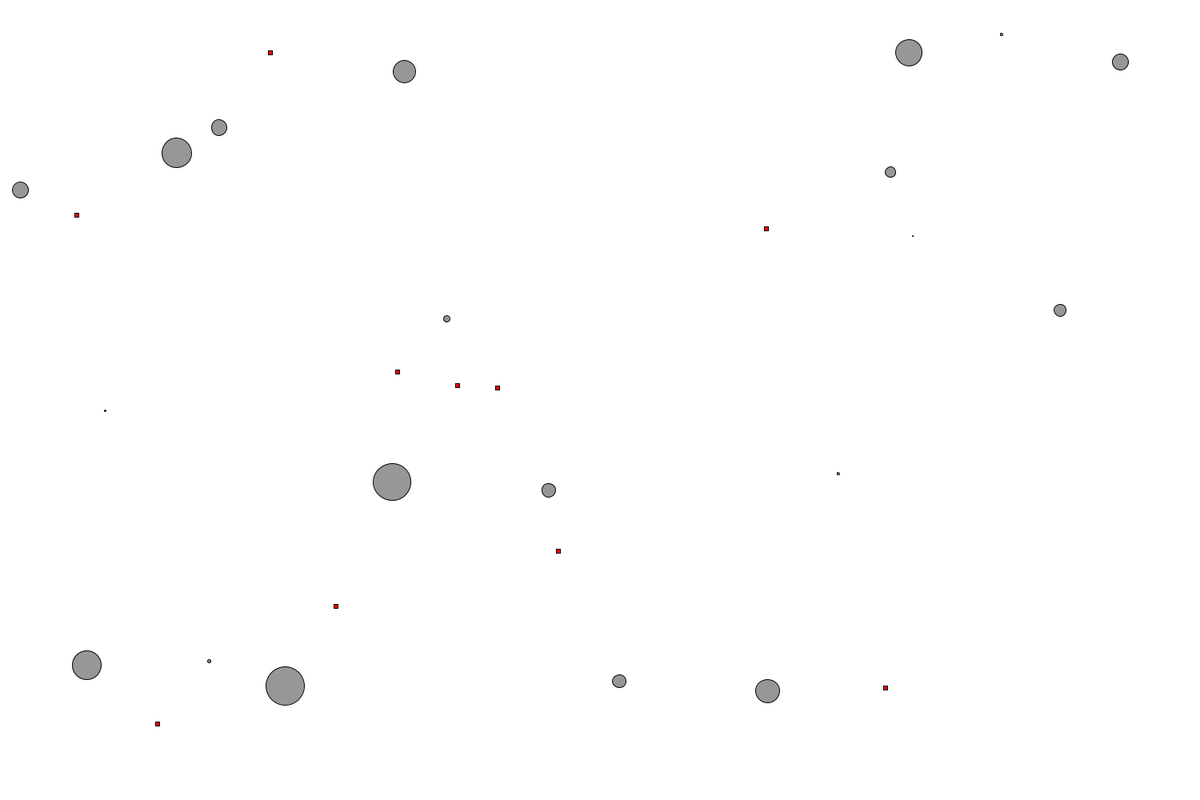
Frame 1 (no input)
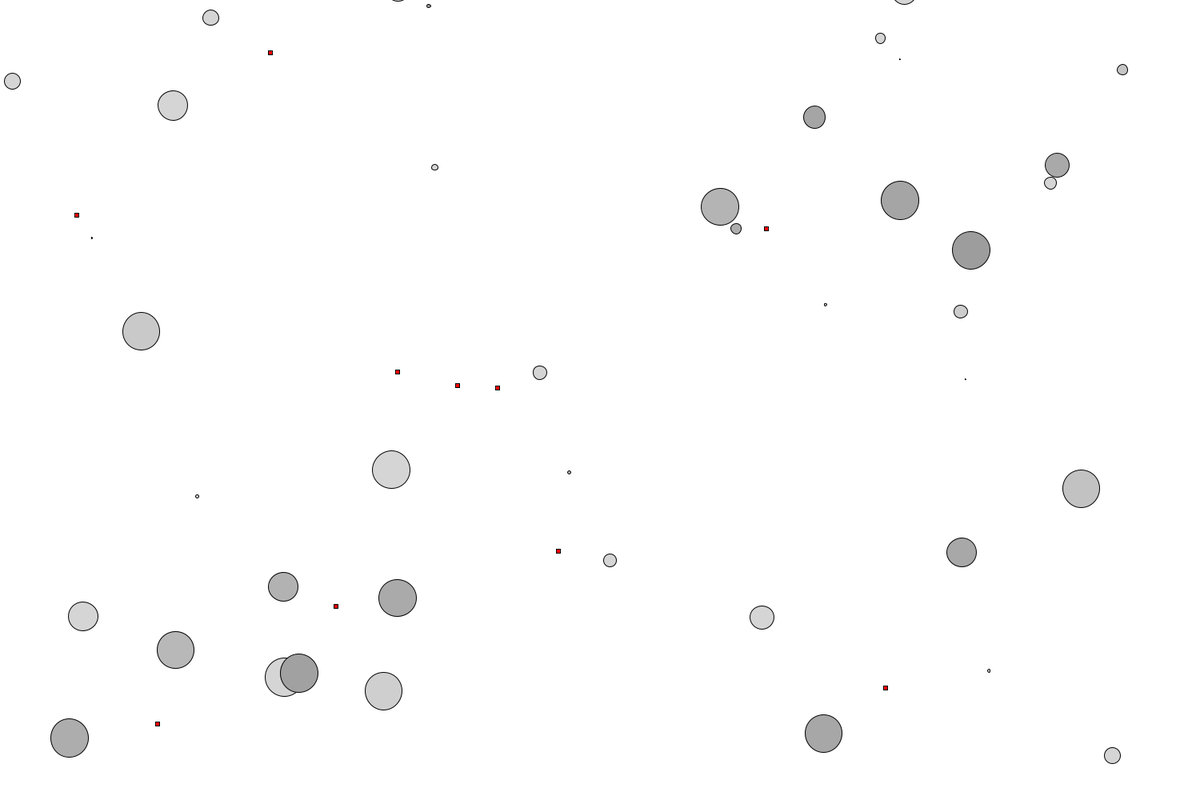
Frame 60 (the mouse pressed at the canvas centre just before this capture)
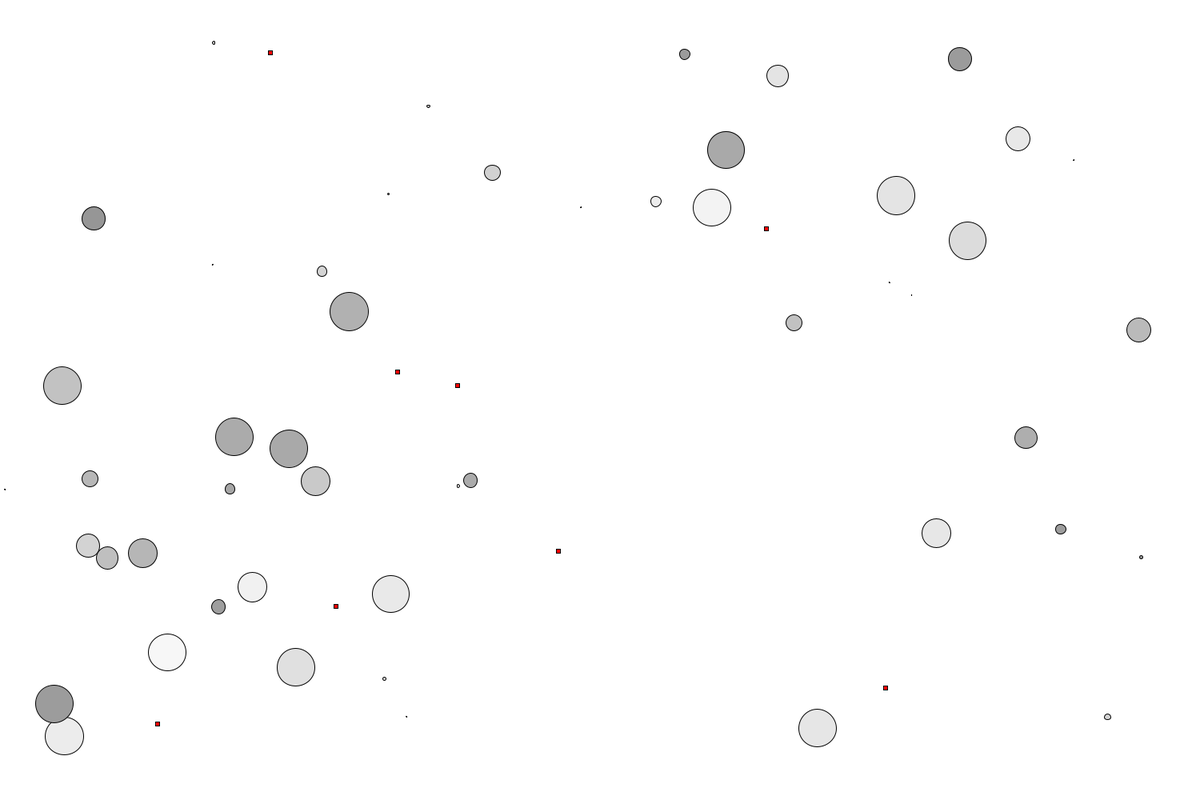
Frame 120 (the mouse held since frame 60 and released just before this capture)

The Processing sketch that drew these frames (run headless with seeded random() and noise(); from frame 60 on, the mouse is pressed at the canvas centre):

// Processing sketch: The_BallGA
// ── The_BallGA.pde

World world;
void setup()
{
  size(1500,1000);
  world = new World();
}

void draw()
{
  background(255);
  world.run();
}
// ── Bloop.pde
class Bloop
{
  DNA dna;
  PVector location;
  PVector velocity;
  color life;
  color dead;
  int healthy;
  float maxSpeed;
  float r;
  float setx;
  float sety;
  Bloop(DNA _dna)
  {
      dna = _dna;
      setx = 0;
      sety = 1000;
      life = color(255);
      dead = color(150);
      healthy = 100;
      location = new PVector(random(width),random(height));
      velocity = new PVector();
      maxSpeed = map(dna.genes[0],0,1,15,0);
      r = map(dna.genes[0],0,1,0,50);
  }
  
  void run()
  {
     update();
     display();
     edge();
  }
  
  void update()
  {
    float x = map(noise(setx),0,1,-maxSpeed,maxSpeed);
    float y = map(noise(sety),0,1,-maxSpeed,maxSpeed);
    
    setx+=0.01;
    sety+=0.01;
    
    velocity.set(x,y);
    location.add(velocity);
    healthy--;
  }
  
  void eat(ArrayList<Food>foods)
  {
     for(int i = 0;i<foods.size();i++)
     {
        float dist = PVector.dist(location,foods.get(i).location);
        if(dist<r){
        foods.remove(foods.get(i));
        healthy+=100;  
        i--;
      }
     }
    
  }
  
  boolean isDead()
  {
    if(healthy<=0)
      return true;
    else 
      return false;
  }
  
  Bloop reproduct(float mutateRate)
  {
    Bloop pl = null;
    float p = random(1);
    if(p<mutateRate){
        DNA d = dna.copy();
        pl = new Bloop(d);
    }
    return pl;
  }
  
  void display()
  {
    color col = lerpColor(life,dead,map(healthy,0,100,0,1));
    fill(col);
    ellipse(location.x,location.y,r,r);
    noFill();
  }
  
  
  void edge()
  {
     if(location.x>width+r) location.x = -r;
     if(location.x<-r) location.x = width-r;
     if(location.y>height-r) location.y = -r;
     if(location.y<-r) location.y = height-r;
  }
  
}
// ── DNA.pde
class DNA 
{
  float[] genes;
  
  DNA()
  {
    
    genes = new float[1];
    
    for(int i = 0;i<genes.length;i++)
    {
       genes[i] = random(1); 
    }
    
    
  }
  
  
  DNA(float[]_genes)
  {
      genes = _genes;
  }
  
  DNA copy()
  {
      float[] newgenes = new float[genes.length];
      
      arraycopy(genes,newgenes);
      return new DNA(newgenes);
  }
}
// ── Food.pde
class Food
{
   PVector location;
   PVector velocity;
   float setx;
   float sety;
   
   Food()
   {
     
      location = new PVector(random(50,width-50),random(50,height-50)); 
   }
   
   void display()
   {
     fill(255,0,0);
     rect(location.x,location.y,5,5);
     noFill();
   }
   
   void update()
   {
       float x = map(noise(setx),0,1,-5,5);
       //float y = map();
   }
   
   void edge()
   {
     
   }
   
   void run()
   {
     display();
   }
}
// ── World.pde
class World
{
  ArrayList<Bloop> bloop;
  ArrayList<Food> foods;
  
  World()
  {
    bloop = new ArrayList<Bloop>();
    foods = new ArrayList<Food>();
    for(int i = 0;i<20;i++)
    {
       if(i<10){
          foods.add(new Food()); 
       }
       DNA d = new DNA();
       Bloop p = new Bloop(d);
       bloop.add(p);
    }
  }
  
  void run()
  {
    for(Food f:foods)
    f.display();
    
    
    for(int i = 0;i<bloop.size();i++)
    {
        Bloop p = bloop.get(i);
        if(!p.isDead()){
          p.run();
          p.eat(foods);
          Bloop child = p.reproduct(0.01);
          if(child!=null) bloop.add(child);
        }else
        {
            bloop.remove(p);
            i--;
        }
    }
  }
  
   
}
